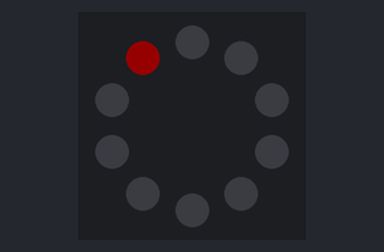
The program below on a simulated Circuit Playground running CircuitPython. Shown: the board's ring of 10 RGB LEDs (number 0 left of the top, counting anticlockwise). Dim RGB values are drawn brighter than linear.

Above: at 0.15 s.
At 5.16 s:
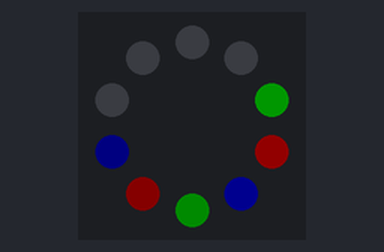
At 9.96 s:
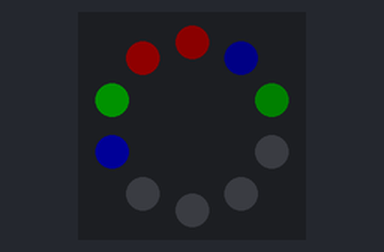
At 19.98 s:
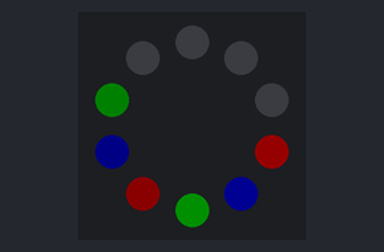
At 29.99 s:
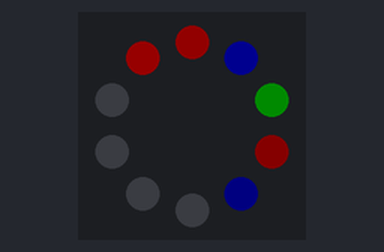
At 39.92 s:
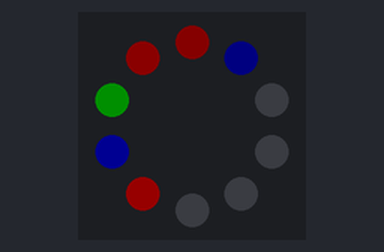

The program:

main.py
```python
from adafruit_circuitplayground.express import cpx
import time

cpx.pixels.brightness = 0.1

MAX_COLOURS = 3
COLOURS = [
    [ 0xFF0000, 0x00FF00, 0x0000FF ],
    [ 0xDD0000, 0x00DD00, 0x0000DD ],
    [ 0xBB0000, 0x00BB00, 0x0000BB ],
    [ 0x990000, 0x009900, 0x000099 ],
    [ 0x770000, 0x007700, 0x000077 ],
    [ 0x550000, 0x005500, 0x000055 ],
    [ 0x330000, 0x003300, 0x000033 ],
    [ 0x110000, 0x001100, 0x000011 ],
]

PIXEL_TICK_INTERVAL = 0.1
MAX_PIXEL_TICKS = 7
MAX_PIXELS = 10

current_pixel = 0
pixels = [
    0, 0, 0, 0, 0,
    0, 0, 0, 0, 0,
]

while 1:
    time.sleep(PIXEL_TICK_INTERVAL)
    pixels[current_pixel] = MAX_PIXEL_TICKS
    for i in range(MAX_PIXELS):
        pixels[i] -= 1
        if pixels[i] > 0:
            cpx.pixels[i] = COLOURS[MAX_PIXEL_TICKS - pixels[i]][i % MAX_COLOURS]
            continue
        cpx.pixels[i] = 0
    current_pixel += 1
    current_pixel %= MAX_PIXELS
```
